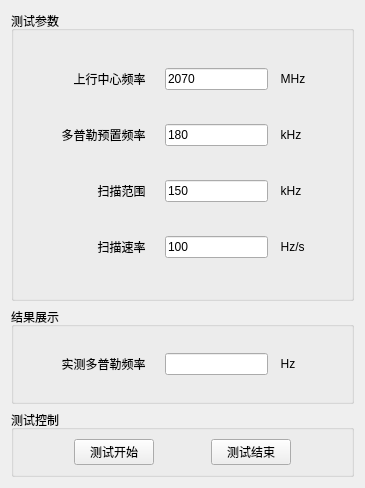
<?xml version="1.0" encoding="UTF-8"?>
<ui version="4.0">
 <class>ScanFetureTest</class>
 <widget class="QWidget" name="ScanFetureTest">
  <property name="geometry">
   <rect>
    <x>0</x>
    <y>0</y>
    <width>365</width>
    <height>488</height>
   </rect>
  </property>
  <property name="windowTitle">
   <string>Form</string>
  </property>
  <layout class="QVBoxLayout" name="verticalLayout" stretch="3,1,0">
   <item>
    <widget class="QGroupBox" name="groupBoxMesure">
     <property name="title">
      <string>测试参数</string>
     </property>
     <layout class="QGridLayout" name="gridLayout" columnstretch="4,3,2">
      <item row="0" column="0">
       <widget class="QLabel" name="label">
        <property name="text">
         <string>上行中心频率    </string>
        </property>
        <property name="alignment">
         <set>Qt::AlignRight|Qt::AlignTrailing|Qt::AlignVCenter</set>
        </property>
       </widget>
      </item>
      <item row="0" column="1">
       <widget class="QLineEdit" name="lineEditUpCenterFreq">
        <property name="text">
         <string>2070</string>
        </property>
       </widget>
      </item>
      <item row="0" column="2">
       <widget class="QLabel" name="label_7">
        <property name="text">
         <string>  MHz</string>
        </property>
       </widget>
      </item>
      <item row="1" column="0">
       <widget class="QLabel" name="label_2">
        <property name="text">
         <string>多普勒预置频率    </string>
        </property>
        <property name="alignment">
         <set>Qt::AlignRight|Qt::AlignTrailing|Qt::AlignVCenter</set>
        </property>
       </widget>
      </item>
      <item row="1" column="1">
       <widget class="QLineEdit" name="lineEditDopplerPreFreq">
        <property name="text">
         <string>180</string>
        </property>
       </widget>
      </item>
      <item row="1" column="2">
       <widget class="QLabel" name="label_5">
        <property name="text">
         <string>  kHz</string>
        </property>
       </widget>
      </item>
      <item row="2" column="0">
       <widget class="QLabel" name="label_3">
        <property name="text">
         <string>扫描范围    </string>
        </property>
        <property name="alignment">
         <set>Qt::AlignRight|Qt::AlignTrailing|Qt::AlignVCenter</set>
        </property>
       </widget>
      </item>
      <item row="2" column="1">
       <widget class="QLineEdit" name="lineEditScanArea">
        <property name="text">
         <string>150</string>
        </property>
       </widget>
      </item>
      <item row="2" column="2">
       <widget class="QLabel" name="label_6">
        <property name="text">
         <string>  kHz</string>
        </property>
       </widget>
      </item>
      <item row="3" column="0">
       <widget class="QLabel" name="label_4">
        <property name="text">
         <string>扫描速率    </string>
        </property>
        <property name="alignment">
         <set>Qt::AlignRight|Qt::AlignTrailing|Qt::AlignVCenter</set>
        </property>
       </widget>
      </item>
      <item row="3" column="1">
       <widget class="QLineEdit" name="lineEditScanRate">
        <property name="text">
         <string>100</string>
        </property>
       </widget>
      </item>
      <item row="3" column="2">
       <widget class="QLabel" name="label_8">
        <property name="text">
         <string>  Hz/s</string>
        </property>
       </widget>
      </item>
     </layout>
    </widget>
   </item>
   <item>
    <widget class="QGroupBox" name="groupBoxResult">
     <property name="title">
      <string>结果展示</string>
     </property>
     <layout class="QGridLayout" name="gridLayout_2" columnstretch="4,3,2">
      <item row="0" column="0">
       <widget class="QLabel" name="label_9">
        <property name="text">
         <string>实测多普勒频率    </string>
        </property>
        <property name="alignment">
         <set>Qt::AlignRight|Qt::AlignTrailing|Qt::AlignVCenter</set>
        </property>
       </widget>
      </item>
      <item row="0" column="2">
       <widget class="QLabel" name="label_10">
        <property name="text">
         <string>  Hz</string>
        </property>
       </widget>
      </item>
      <item row="0" column="1">
       <widget class="QLineEdit" name="lineEditDopplerRealFreq">
        <property name="text">
         <string/>
        </property>
       </widget>
      </item>
     </layout>
    </widget>
   </item>
   <item>
    <widget class="QGroupBox" name="groupBoxTestCtrl">
     <property name="maximumSize">
      <size>
       <width>16777215</width>
       <height>70</height>
      </size>
     </property>
     <property name="title">
      <string>测试控制</string>
     </property>
     <layout class="QHBoxLayout" name="horizontalLayout">
      <item>
       <spacer name="horizontalSpacer_2">
        <property name="orientation">
         <enum>Qt::Horizontal</enum>
        </property>
        <property name="sizeHint" stdset="0">
         <size>
          <width>154</width>
          <height>20</height>
         </size>
        </property>
       </spacer>
      </item>
      <item>
       <widget class="QPushButton" name="pBtnStart">
        <property name="text">
         <string>测试开始</string>
        </property>
       </widget>
      </item>
      <item>
       <spacer name="horizontalSpacer">
        <property name="orientation">
         <enum>Qt::Horizontal</enum>
        </property>
        <property name="sizeHint" stdset="0">
         <size>
          <width>154</width>
          <height>20</height>
         </size>
        </property>
       </spacer>
      </item>
      <item>
       <widget class="QPushButton" name="pBtnStop">
        <property name="text">
         <string>测试结束</string>
        </property>
       </widget>
      </item>
      <item>
       <spacer name="horizontalSpacer_3">
        <property name="orientation">
         <enum>Qt::Horizontal</enum>
        </property>
        <property name="sizeHint" stdset="0">
         <size>
          <width>154</width>
          <height>20</height>
         </size>
        </property>
       </spacer>
      </item>
     </layout>
    </widget>
   </item>
  </layout>
 </widget>
 <resources/>
 <connections/>
</ui>
